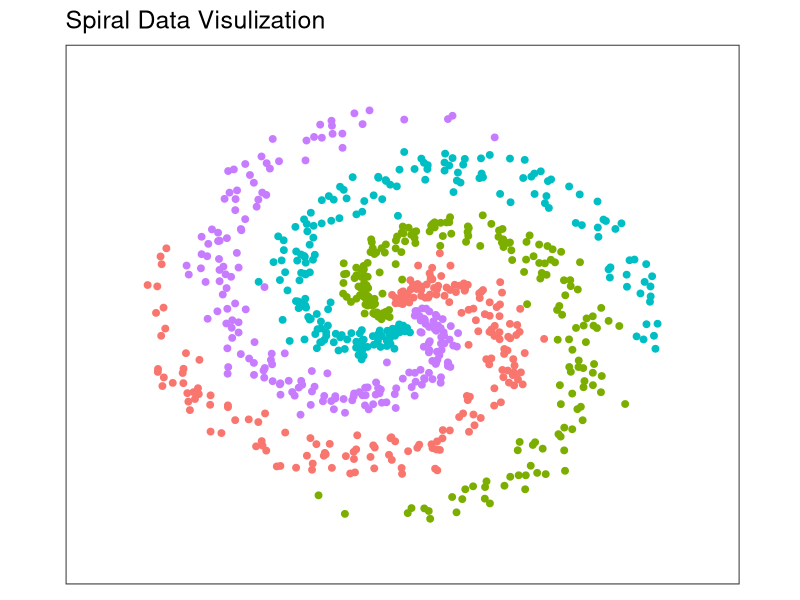
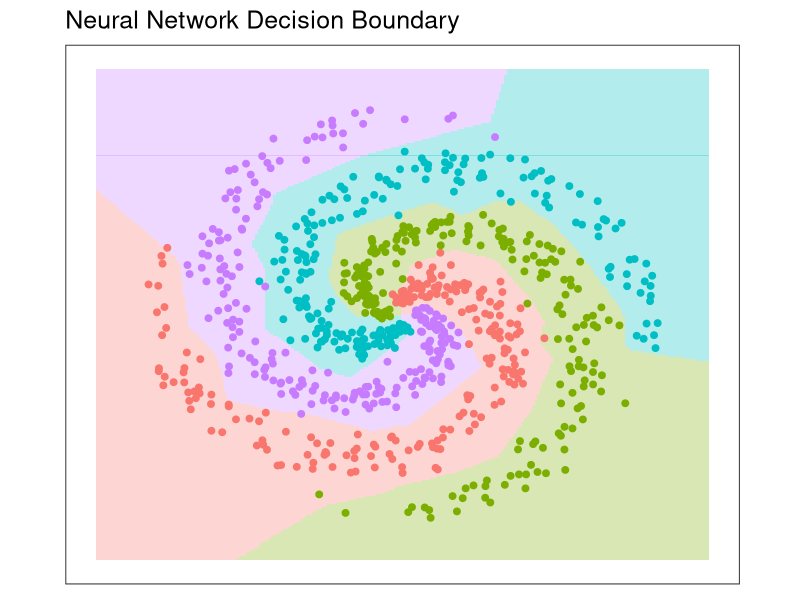

Reproduce these figures in R, in order.
library(ggplot2)
library(caret) 
N <- 200 # number of points per class
D <- 2 # dimensionality
K <- 4 # number of classes
X <- data.frame() # data matrix (each row = single example)
y <- data.frame() # class labels 
set.seed(308) 
for (j in (1:K)){ 
  r <- seq(0.05,1,length.out = N) # radius  
  t <- seq((j-1)*4.7,j*4.7, length.out = N) + rnorm(N, sd = 0.3) # theta  
  Xtemp <- data.frame(x =r*sin(t), y = r*cos(t))   
  ytemp <- data.frame(matrix(j, N, 1))  
  X <- rbind(X, Xtemp)  
  y <- rbind(y, ytemp)} 

data <- cbind(X,y)
colnames(data) <- c(colnames(X), 'label')


######################
x_min <- min(X[,1])-0.2
x_max <- max(X[,1])+0.2
y_min <- min(X[,2])-0.2
y_max <- max(X[,2])+0.2 # lets visualize the data:
ggplot(data) + geom_point(aes(x=x, y=y, color = as.character(label)), 
                          size = 2) + theme_bw(base_size = 15) +  
  xlim(x_min, x_max) + ylim(y_min, y_max) +  
  ggtitle('Spiral Data Visulization') +  
  coord_fixed(ratio = 0.8) +  
  theme(axis.ticks=element_blank(),
         panel.grid.major = element_blank(),
         panel.grid.minor = element_blank(),
         axis.text=element_blank(),
         axis.title=element_blank(),
         legend.position = 'none')


#### Neural network conntrucrion ####
X <- as.matrix(X)
Y <- matrix(0, N*K, K) 
for (i in 1:(N*K)){  
  Y[i, y[i,]] <- 1}


nnet <- function(X, Y, step_size = 0.5, reg = 0.001, h = 10, niteration){  # get dim of input  
    N <- nrow(X) # number of examples  
    K <- ncol(Y) # number of classes  
    D <- ncol(X) # dimensionality   # initialize parameters randomly  
    W <- 0.01 * matrix(rnorm(D*h), nrow = D)  
    b <- matrix(0, nrow = 1, ncol = h)  
    W2 <- 0.01 * matrix(rnorm(h*K), nrow = h)  
    b2 <- matrix(0, nrow = 1, ncol = K)   # gradient descent loop to update weight and bias  
    for (i in 0:niteration)
    {    # hidden layer, ReLU activation    
      hidden_layer <- pmax(0, X%*% W + matrix(rep(b,N), nrow = N, byrow = T))    
      hidden_layer <- matrix(hidden_layer, nrow = N)    # class score    
      scores <- hidden_layer%*%W2 + matrix(rep(b2,N), nrow = N, byrow = T)     # compute and normalize class probabilities    
      exp_scores <- exp(scores)    
      probs <- exp_scores / rowSums(exp_scores)     # compute the loss: sofmax and regularization    
      corect_logprobs <- -log(probs)    
      data_loss <- sum(corect_logprobs*Y)/N    
      reg_loss <- 0.5*reg*sum(W*W) + 0.5*reg*sum(W2*W2)    
      loss <- data_loss + reg_loss    # check progress    
      if (i%%1000 == 0 | i == niteration){      
        print(paste("iteration", i,': loss', loss))}     # compute the gradient on scores    
      dscores <- probs-Y    
      dscores <- dscores/N     # backpropate the gradient to the parameters    
      dW2 <- t(hidden_layer)%*%dscores    
      db2 <- colSums(dscores)    # next backprop into hidden layer    
      dhidden <- dscores%*%t(W2)    # backprop the ReLU non-linearity    
      dhidden[hidden_layer <= 0] <- 0    # finally into W,b    
      dW <- t(X)%*%dhidden    
      db <- colSums(dhidden)     # add regularization gradient contribution    
      dW2 <- dW2 + reg *W2    
      dW <- dW + reg *W     # update parameter     
      W <- W-step_size*dW    
      b <- b-step_size*db    
      W2 <- W2-step_size*dW2    
      b2 <- b2-step_size*db2  
    }  
    
    return(list(W, b, W2, b2))}



 #### Prediction function and model training ###
nnetPred <- function(X, para = list())
  {  
  W <- para[[1]]  
  b <- para[[2]]  
  W2 <- para[[3]] 
  b2 <- para[[4]]   
  N <- nrow(X)  
  hidden_layer <- pmax(0, X%*% W + matrix(rep(b,N), nrow = N, byrow = T))   
  hidden_layer <- matrix(hidden_layer, nrow = N)  
  scores <- hidden_layer%*%W2 + matrix(rep(b2,N), nrow = N, byrow = T)   
  predicted_class <- apply(scores, 1, which.max)   
  return(predicted_class)  
  } 

nnet.model <- nnet(X, Y, step_size = 0.4,reg = 0.0002, h=50, niteration = 6000)


predicted_class <- nnetPred(X, nnet.model)
print(paste('training accuracy:',mean(predicted_class == (y))))



hs <- 0.01 
grid <-as.matrix(expand.grid(seq(x_min, x_max, by = hs),
                             seq(y_min, y_max, by =hs)))
Z <- nnetPred(grid, nnet.model) 
ggplot()+  geom_tile(aes(x = grid[,1],
                         y = grid[,2],
                         fill=as.character(Z)), 
                     alpha = 0.3, show.legend = F)+ geom_point(data = data, 
                                                                 aes(x=x, y=y, 
                                                                     color = as.character(label)), 
                                                                 size = 2) + theme_bw(base_size = 15) +  ggtitle('Neural Network Decision Boundary') +  coord_fixed(ratio = 0.8) +   theme(axis.ticks=element_blank(),
                                                                                                                                                                                           panel.grid.major = element_blank(),
                                                                                                                                                                                           panel.grid.minor = element_blank(),
                                                                                                                                                                                           axis.text=element_blank(),
                                                                                                                                                                                           axis.title=element_blank(),
                                                                                                                                                                                           legend.position = 'none')
